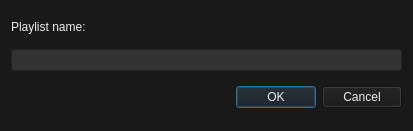
<?xml version="1.0" encoding="UTF-8"?>
<ui version="4.0">
 <class>NewPlaylistDialog</class>
 <widget class="QDialog" name="NewPlaylistDialog">
  <property name="geometry">
   <rect>
    <x>0</x>
    <y>0</y>
    <width>413</width>
    <height>131</height>
   </rect>
  </property>
  <property name="windowTitle">
   <string>Dialog</string>
  </property>
  <property name="styleSheet">
   <string notr="true">background-color: rgb(25, 25, 25);
color: rgb(238, 238, 236);</string>
  </property>
  <layout class="QVBoxLayout" name="verticalLayout">
   <item>
    <widget class="QLabel" name="label">
     <property name="sizePolicy">
      <sizepolicy hsizetype="Preferred" vsizetype="Fixed">
       <horstretch>0</horstretch>
       <verstretch>0</verstretch>
      </sizepolicy>
     </property>
     <property name="text">
      <string>Playlist name:</string>
     </property>
    </widget>
   </item>
   <item>
    <widget class="QLineEdit" name="lineEdit">
     <property name="styleSheet">
      <string notr="true">background-color: rgb(50, 50, 50);
color: rgb(238, 238, 236);</string>
     </property>
     <property name="text">
      <string/>
     </property>
    </widget>
   </item>
   <item>
    <widget class="QDialogButtonBox" name="buttonBox">
     <property name="orientation">
      <enum>Qt::Horizontal</enum>
     </property>
     <property name="standardButtons">
      <set>QDialogButtonBox::Cancel|QDialogButtonBox::Ok</set>
     </property>
    </widget>
   </item>
  </layout>
 </widget>
 <resources/>
 <connections>
  <connection>
   <sender>buttonBox</sender>
   <signal>accepted()</signal>
   <receiver>NewPlaylistDialog</receiver>
   <slot>accept()</slot>
   <hints>
    <hint type="sourcelabel">
     <x>248</x>
     <y>254</y>
    </hint>
    <hint type="destinationlabel">
     <x>157</x>
     <y>274</y>
    </hint>
   </hints>
  </connection>
  <connection>
   <sender>buttonBox</sender>
   <signal>rejected()</signal>
   <receiver>NewPlaylistDialog</receiver>
   <slot>reject()</slot>
   <hints>
    <hint type="sourcelabel">
     <x>316</x>
     <y>260</y>
    </hint>
    <hint type="destinationlabel">
     <x>286</x>
     <y>274</y>
    </hint>
   </hints>
  </connection>
 </connections>
</ui>
